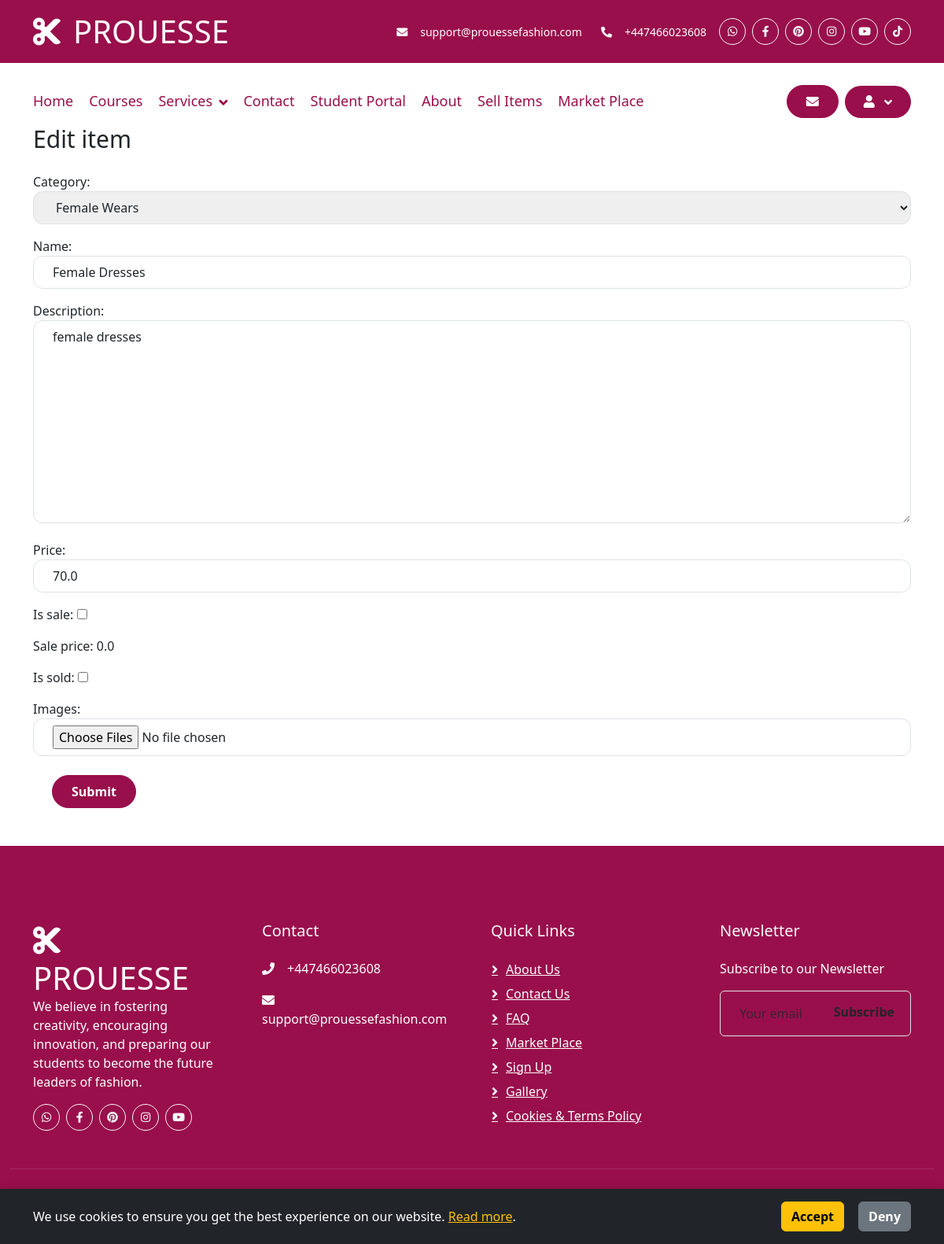
The app's page /item/50/edit/ (signed in) with its own data.
### item/models.py (models this page shows, shortened)
class Item(models.Model):
    category = models.ForeignKey('Category', related_name='items', on_delete=models.CASCADE, default=1)
    name = models.CharField(max_length=255)
    description = models.TextField(default="", blank=True, null=True)
    price = models.FloatField(default=0)
    is_sold = models.BooleanField(default=False)
    created_at = models.DateTimeField(auto_now_add=True)
    created_by = models.ForeignKey(
        get_user_model(),
        related_name='items',
        on_delete=models.CASCADE,
        null=True,
        blank=True,
    )
    is_sale = models.BooleanField(default=False)
    sale_price = models.FloatField(default=0)

class Category(models.Model):
    name = models.CharField(max_length=255)
    class Meta:
        ordering = ('name',)
        verbose_name_plural = 'Categories'
    def __str__(self):
        return self.name

### item/views.py (the view)
# urls.py: path('<int:pk>/edit/', views.edit, name='edit'),
@login_required
def edit(request, pk):
    item = get_object_or_404(Item, pk=pk, created_by=request.user)
    if request.method == 'POST':
        form = EditItemForm(request.POST, request.FILES, instance=item)
        if form.is_valid():
            form.save()
            for file in request.FILES.getlist('images'):
                ItemImage.objects.create(item=item, image=file)
            return redirect('item:detail', pk=item.id)
    else:
        form = EditItemForm(instance=item)
    return render(request, 'item/form.html', {
        'form': form,
        'title': 'Edit item',
    })

### item/forms.py
class EditItemForm(forms.ModelForm):
    images = MultiFileField(required=False)
    class Meta:
        model = Item
        fields = ('category', 'name', 'description', 'price', 'is_sale', 'sale_price', 'is_sold')
        widgets = {
            'category': forms.Select(attrs={
                'class': INPUT_CLASSES
            }),
            'name': forms.TextInput(attrs={
                'class': INPUT_CLASSES
            }),
            'description': forms.Textarea(attrs={
                'class': INPUT_CLASSES
            }),
            'price': forms.TextInput(attrs={
                'class': INPUT_CLASSES
            }),
        }

### item/templates/item/form.html (shortened to what this page needs)
{% extends 'core/base.html' %}
{% block content %}
    <h1 class="mb-6 text-3xl">{{ title }}</h1>
    <form method="post" action="." enctype="multipart/form-data">
        <div class="space-y-4">
            {{ form.as_p }}
        </div>
    <button class="btn btn-primary rounded-pill mt-6 py-2 px-4 ms-lg-4">Submit</button>
    </form>
{% endblock %}

### static/css/style.css (style rules this page uses)
.btn { font-weight: 600; transition: .5s; }
.btn.btn-primary { background-color: #990f4b !important; border-color: #990f4b !important; }

### records on screen
Item: category "Female Wears", description "female dresses", price "70.0", sale_price "0.0"
Category: name "Female Dresses"

### other values on screen
{{ title }} "Edit item"
